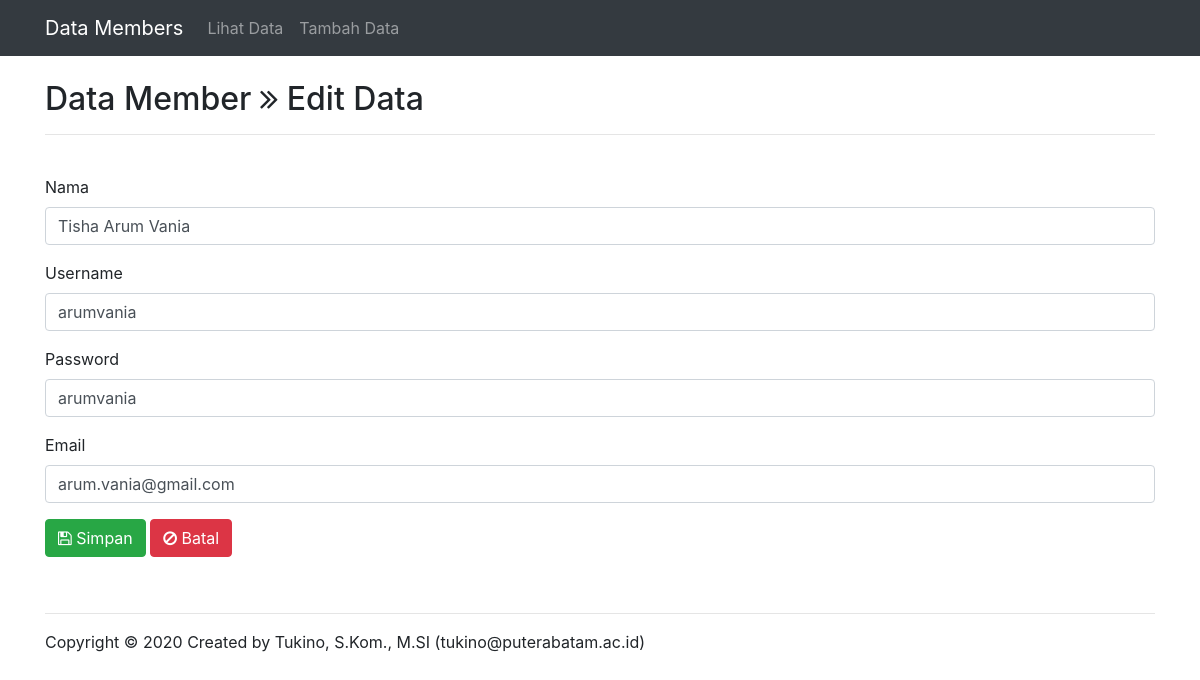
The page /edit.php?id=1 on the database its author committed.
### tables this page shows
CREATE TABLE `members` (
  `id` int(11) NOT NULL,
  `nama` varchar(100) NOT NULL,
  `username` varchar(30) NOT NULL,
  `password` varchar(128) NOT NULL,
  `email` varchar(100) NOT NULL
);

### edit.php (the view, shortened to what this page needs)
<!DOCTYPE html>
<html lang="en">
<head>
    <link rel="stylesheet" href="assets/css/bootstrap.min.css">
    <link rel="stylesheet" href="assets/font-awesome/css/font-awesome.min.css">
    <link rel="stylesheet" type="text/css" href="assets/css/bootstrap.css">
</head>
<body>
    <?php
        include ('header.php');
    ?>
    <?php
        require_once('koneksi.php');
        if($_GET['id']!=null){
            $id        = $_GET['id'];
            $koneksiObj = new Koneksi();
            $koneksi    = $koneksiObj->getKoneksi();
            $query = "select * from members where id='$id'";
            $data = $koneksi->query($query);
        }
        if($data->num_rows <= 0){
            echo "Data tidak ditemukan!";
        } else{
            while($row = $data->fetch_assoc()){
                $nama           = $row['nama'];
                $username       = $row['username'];
                $password       = $row['password'];
                $email          = $row['email'];
            }
        }
    ?>
    <div class="container">
            <br>
            <h2>Data Member <i class="fa fa-angle-double-right"></i> Edit Data</h2>
            <hr>
            <br>
            <form id="editdata" class="form-horizontal" method="post" action="update.php">
                <div class="form-group">
                    <label for="nim">Nama</label>
                    <div>
                        <input type="text" class="form-control" id="nama" name="nama" value="<?php echo $nama;?>">
                    </div>
                </div>
                <div class="form-group">
                    <label for="nama">Username</label>
                    <div>
                        <input type="text" class="form-control" id="username" name="username" value="<?php echo $username;?>">
                    </div>
                </div>
                <div class="form-group">
                    <label for="nama">Password</label>
                    <div>
                        <input type="text" class="form-control" id="password" name="password" value="<?php echo $password;?>">
                    </div>
                </div>
                <div class="form-group">
                    <label for="nama">Email</label>
                    <div>
                        <input type="text" class="form-control" id="email" name="email" value="<?php echo $email;?>">
                    </div>
                </div>
                <div class="form-group">
                    <div>
                        <button type="submit" class="btn btn-success"><i class="fa fa-save"></i> Simpan</button>
                        <a href="index.php" class="btn btn-danger"><i class="fa fa-ban"></i> Batal</a>
                    </div>
                </div>
            </form>
        </div>
    <?php
        include 'footer.php';
    ?>
</body>
</html>

### rows shown on the page
members: nama "Tisha Arum Vania", username "arumvania", password "arumvania", email "arum.vania@gmail.com"
